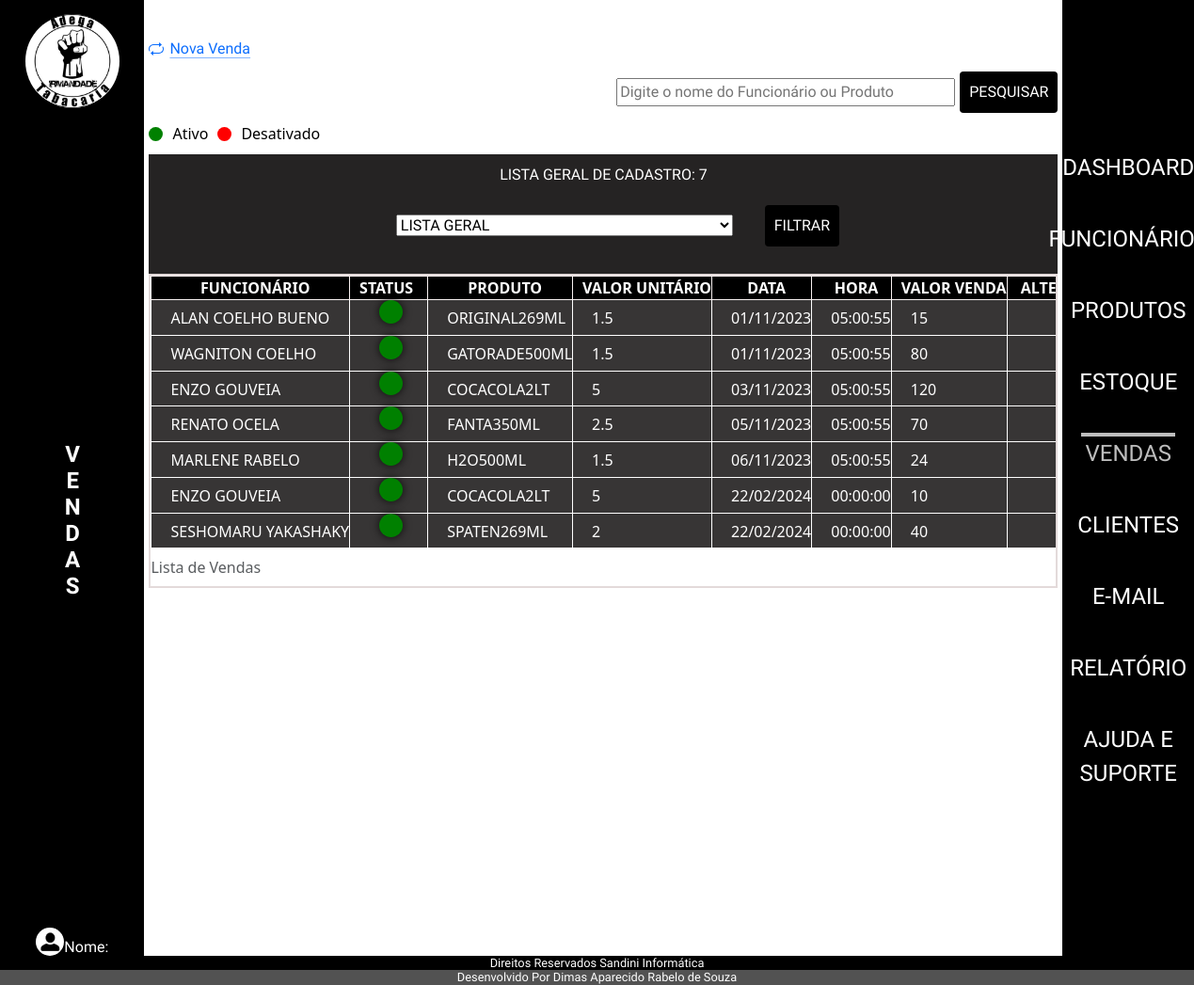
Page /admin/index.php?p=vendas on the earlier database version.
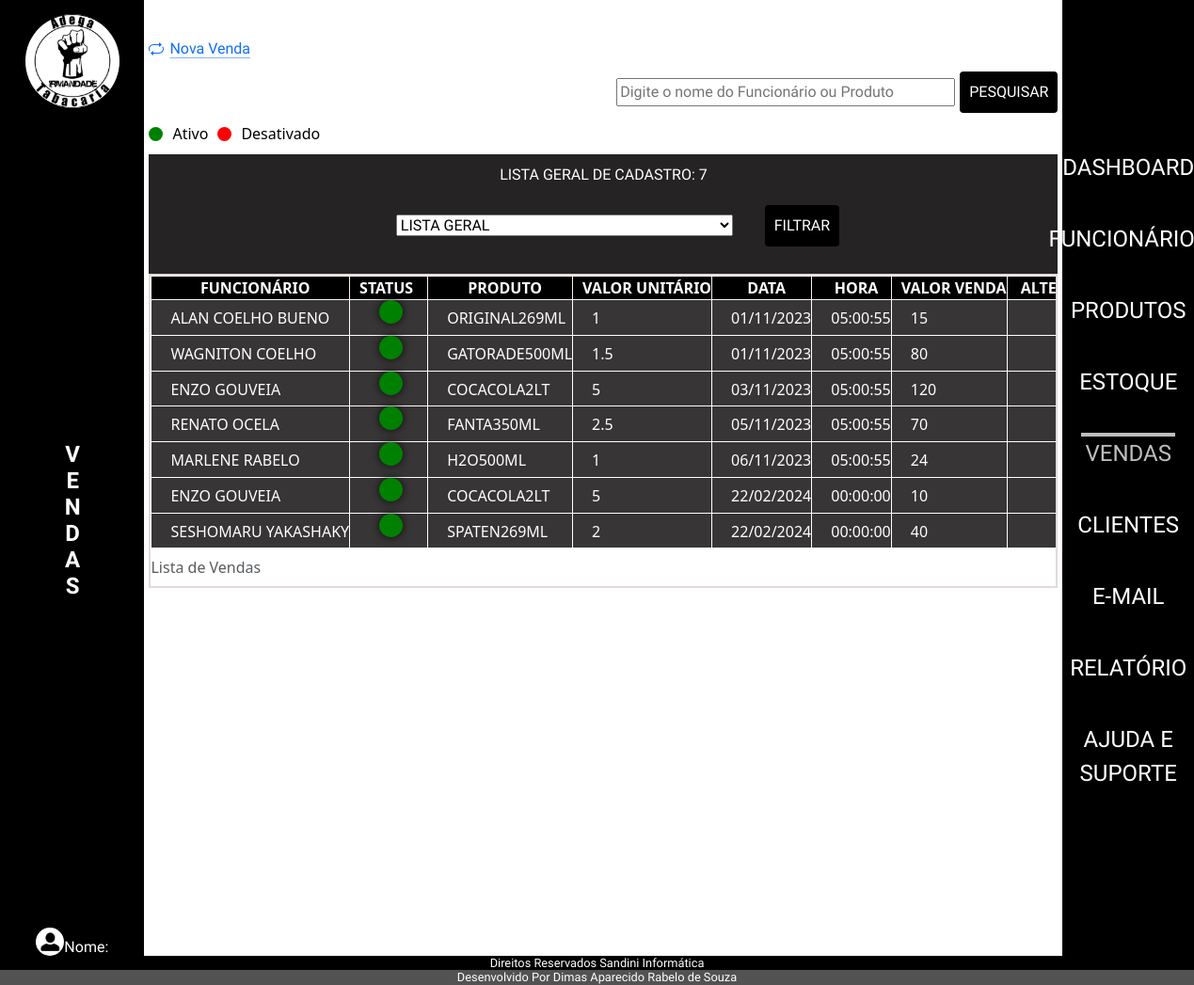
Same page on the later database version.
### tables this page shows
CREATE TABLE `tblvendas` (
  `idVenda` int(11) NOT NULL,
  `idFuncionario` int(11) DEFAULT NULL,
  `dataVenda` date DEFAULT curdate(),
  `horaVenda` time DEFAULT NULL,
  `statusVenda` varchar(10) DEFAULT NULL,
  `valorTotalVenda` double(10,2) DEFAULT NULL,
  `idProduto` int(11) DEFAULT NULL
);

CREATE TABLE `tblprodutos` (
  `idProduto` int(11) NOT NULL,
  `nomeProduto` varchar(255) DEFAULT NULL,
  `descricaoProduto` varchar(50) DEFAULT NULL,
  `categoriaProduto` varchar(50) DEFAULT NULL,
  `statusProduto` varchar(255) DEFAULT 'Ativo',
  `precoCompraProduto` double(10,2) DEFAULT NULL,
  `precoVendaProduto` double(10,2) DEFAULT NULL,
  `fornecedorProduto` varchar(20) DEFAULT NULL,
  `dataReceProduto` date DEFAULT curdate(),
  `horaProduto` time DEFAULT curtime()
);

CREATE TABLE `tblfuncionarios` (
  `idFuncionario` int(11) NOT NULL,
  `nomeFuncionario` varchar(50) NOT NULL,
  `altFuncionario` varchar(50) NOT NULL,
  `cargoFuncionario` varchar(20) NOT NULL,
  `dataNascFuncionario` date NOT NULL,
  `emailFuncionario` varchar(80) NOT NULL,
  `senhaFuncionario` varchar(20) NOT NULL,
  `nivelFuncionario` varchar(15) NOT NULL,
  `dataAdmissaoFuncionario` date NOT NULL,
  `enderecoFuncionario` varchar(50) NOT NULL,
  `telFuncionario` varchar(15) NOT NULL,
  `cepFuncionario` varchar(10) NOT NULL,
  `statusFuncionario` varchar(10) NOT NULL,
  `fotoFuncionario` varchar(100) DEFAULT NULL,
  `linkFaceFuncionario` varchar(150) NOT NULL,
  `linkInstaFuncionario` varchar(150) NOT NULL,
  `linkWhatsFuncionario` varchar(150) NOT NULL
);

### admin/class/vendas.php (called while the page is built, shortened)
<?php
class VendasClass
{
    public function listarVendasAtivas()
{
    $sql = "SELECT
                v.idVenda,
                v.statusVenda,
                v.valorTotalVenda,
                v.horaVenda,
                v.dataVenda,
                f.nomeFuncionario,
                p.nomeProduto,
                p.precoCompraProduto
            FROM
                tblvendas v
            INNER JOIN
                tblfuncionarios f ON v.idFuncionario = f.idFuncionario
            INNER JOIN
                tblprodutos p ON v.idProduto = p.idProduto
            WHERE
                v.statusVenda = 'ATIVO'";
    $conn = Conexao::LigarConexao();
    $resultado = $conn->query($sql);
    $lista = $resultado->fetchAll();
    return $lista;
}
    public function listarVendasDesativadas()
    {
        $sql = "SELECT
        v.idVenda,
        v.statusVenda,
        v.valorTotalVenda,
        v.horaVenda,
        v.dataVenda,
        f.nomeFuncionario,
        p.nomeProduto,
        p.precoCompraProduto
    FROM
        tblvendas v
    INNER JOIN
        tblfuncionarios f ON v.idFuncionario = f.idFuncionario
    INNER JOIN
        tblprodutos p ON v.idProduto = p.idProduto
    WHERE
        v.statusVenda = 'DESATIVADO'";
        $conn = Conexao::LigarConexao();
        $resultado = $conn->query($sql);
        $lista = $resultado->fetchAll();
        return $lista;
    }
}

### admin/vendas/listar.php (the view, shortened to what the changed rows need)
<?php
require_once('class/vendas.php');
$venda = new VendasClass();
$listaAtivos = $venda->listarVendasAtivas();
$listaDesativados = $venda->listarVendasDesativadas();
$listaFiltrada = array_merge($listaAtivos, $listaDesativados);
$statusFiltrar = '';
?>
<div class="table-container" id="arrastarMouse">
    <div>
        <table>
            <caption>Lista de Vendas</caption>
            <thead>
                <tr>
                <th>Funcionário</th>
                <?php if (empty($statusFiltrar) || $statusFiltrar === 'LISTA GERAL') : ?>
                        <th class="spanstatus" >Status</th>
                    <?php endif; ?>
                    <th>Produto</th>
                    <th>Valor Unitário</th>
                    <th>Data</th>
                    <th>Hora</th>
                    <th>Valor Venda</th>
                    <?php if ($statusFiltrar !== 'DESATIVADO') : ?>
                        <th>Alterar ou Desativar</th>
                    <?php endif; ?>
                </tr>
            </thead>
            <tbody>
                <?php foreach ($listaFiltrada as $linha) : ?>
                    <?php if (empty($statusFiltrar) || $linha['statusVenda'] === $statusFiltrar) : ?>
                        <tr>
                        <td><?php echo $linha['nomeFuncionario'] ?></td>
                        <?php if (empty($statusFiltrar) || $statusFiltrar === 'LISTA GERAL') : ?>
                                <td class="spanstatus">
                                    <?php if ($linha['statusVenda'] === 'ATIVO') : ?>
                                        <span class="status-span active-status"></span>
                                    <?php else : ?>
                                        <span class="status-span inactive-status"></span>
                                    <?php endif; ?>
                                </td>
                            <?php endif; ?>
                            <td><?php echo $linha['nomeProduto'] ?></td>
                            <td><?php echo $linha['precoCompraProduto'] ?></td>
                            <td><?php echo date('d/m/Y', strtotime($linha['dataVenda'])) ?></td>
                            <td><?php echo $linha['horaVenda'] ?></td>
                            <td><?php echo $linha['valorTotalVenda'] ?></td>
                            <?php if ($statusFiltrar !== 'DESATIVADO') : ?>
                                <td class="btngrudsicone">
                                    <a href="index.php?p=vendas&v=atualizar&id=<?php echo $linha['idVenda'] ?>">
                                       <img src="./img/setas-flechas.png" alt="">
                                    </a>
                                </td>
                            <?php endif; ?>
                        </tr>
                    <?php endif; ?>
                <?php endforeach; ?>
            </tbody>
        </table>
    </div>
</div>

Differences in the rows shown:
changed through a linked row, tblvendas "ALAN COELHO BUENO": idProduto.precoCompraProduto "1.5" → "1"
changed through a linked row, tblvendas "MARLENE RABELO": idProduto.precoCompraProduto "1.5" → "1"
